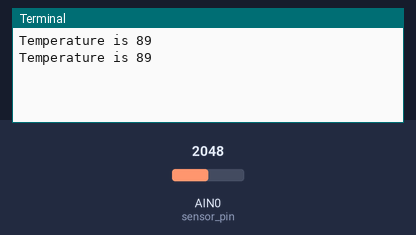
Simulated run of this program. Board: BeagleBone Black. Shown: the last lines printed to the terminal. The inputs (shaded band) are chosen by the test bench; at power-on: AIN0 (sensor_pin) = 2048 (analog values on the 0–4095 scale). Databases and web services accept everything at once and return nothing.

Above: at 1.2 s.
1.3 s: AIN0 (sensor_pin) set to 2866
At 2.6 s:
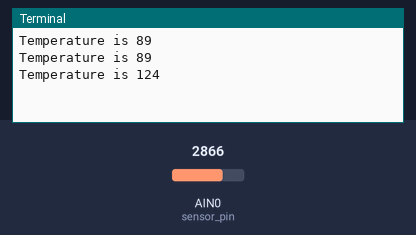
2.8 s: AIN0 (sensor_pin) set to 3603
At 3.8 s:
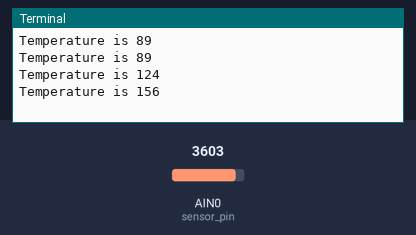
Timing chart, 0 to 5.8 s (numbered marks = the images above; inputs shaded):
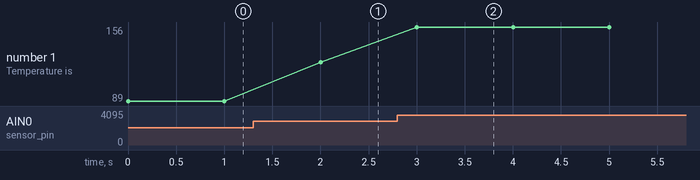

The program:

temperature_sensor.py
```python
from ubidots import ApiClient
import random
import time
import Adafruit_BBIO.ADC as ADC
sensor_pin = 'P9_39'
ADC.setup()
#Create an "API" object

api = ApiClient("88a38af294d0281ee1153b650ad13ce8314833f4")

#Create a "Variable" object

test_variable = api.get_variable("56b047d67625425379ae8359")

#Here is where you usually put the code to capture the data, either through your GPIO pins or as a calculation. We'll simply put a random value here:

while True:
	test_value = ADC.read(sensor_pin)
	#Write the value to your variable in Ubidots
	volt = test_value * 1800
	digital = ((volt*4096)/1800/23)
	test_variable.save_value({'value':digital})
	print('Temperature is %d' %digital)
	time.sleep(1)
```

Measured:
- after the input at 1.3 s, the terminal: prints a new line after 0.70 s (image 1)
- after the input at 2.8 s, the terminal: prints a new line after 0.20 s (image 2)
- plotted number 1: 89 → 124 after the input at 1.3 s, 124 → 156 after the input at 2.8 s
